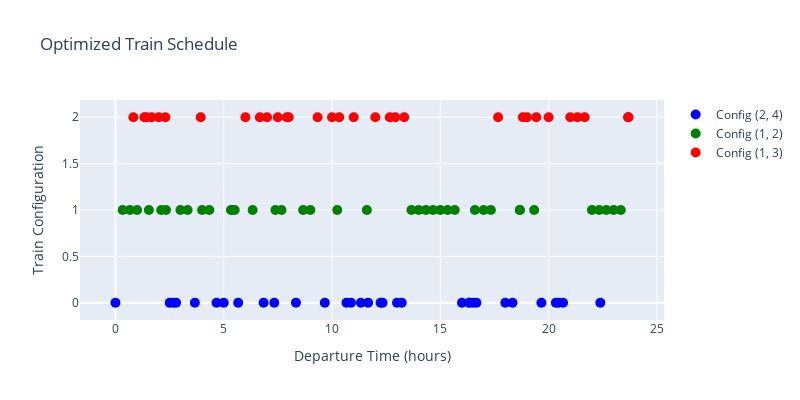

The notebook cell saved with this chart:
### Code cell
# 可视化优化后的火车时间表和车厢配置
draw_train_schedule(optimized_trains[0], optimized_trains[1], title="Optimized Train Schedule")

### Figure 1 — Plotly figure (JSON) as saved in the notebook; plotly's stock layout.template omitted (floating-point values rounded to 4 significant figures)
{"data": [{"marker": {"color": "blue", "size": 10}, "mode": "markers", "name": "Config (2, 4)", "type": "scatter", "x": [0, 2.667, 3.667, 4.667, 5, 5.667, 7.333, 8.333, 9.667, 10.67, 11.33, 11.67, 12.33, 13, 16, 16.33, 16.67, 18, 18.33, 19.67, 20.33, 20.67, 16.52, 16.33, 13.22, 2.504, 12.24, 2.799, 20.46, 22.39, 10.87, 6.84], "y": [0, 0, 0, 0, 0, 0, 0, 0, 0, 0, 0, 0, 0, 0, 0, 0, 0, 0, 0, 0, 0, 0, 0, 0, 0, 0, 0, 0, 0, 0, 0, 0]}, {"marker": {"color": "green", "size": 10}, "mode": "markers", "name": "Config (1, 2)", "type": "scatter", "x": [0.3333, 0.6667, 1, 2.333, 3, 3.333, 4, 4.333, 5.333, 6.333, 7.667, 8.667, 9, 13.67, 14, 14.33, 14.67, 15, 15.33, 15.67, 17, 17.33, 18.67, 19.33, 22, 22.33, 22.67, 23, 23.33, 7.387, 5.506, 2.112, 5.377, 10.24, 1.544, 16.6, 11.61, 18.67], "y": [1, 1, 1, 1, 1, 1, 1, 1, 1, 1, 1, 1, 1, 1, 1, 1, 1, 1, 1, 1, 1, 1, 1, 1, 1, 1, 1, 1, 1, 1, 1, 1, 1, 1, 1, 1, 1, 1]}, {"marker": {"color": "red", "size": 10}, "mode": "markers", "name": "Config (1, 3)", "type": "scatter", "x": [1.333, 1.667, 2, 6, 6.667, 7, 8, 9.333, 10, 10.33, 11, 12, 12.67, 13.33, 17.67, 19, 20, 21, 21.33, 21.67, 23.67, 19.43, 3.936, 23.69, 0.8256, 2.306, 7.497, 1.435, 7.914, 18.81, 12.92], "y": [2, 2, 2, 2, 2, 2, 2, 2, 2, 2, 2, 2, 2, 2, 2, 2, 2, 2, 2, 2, 2, 2, 2, 2, 2, 2, 2, 2, 2, 2, 2]}], "layout": {"height": 400, "showlegend": true, "title": {"text": "Optimized Train Schedule"}, "width": 800, "xaxis": {"title": {"text": "Departure Time (hours)"}}, "yaxis": {"title": {"text": "Train Configuration"}}}}
